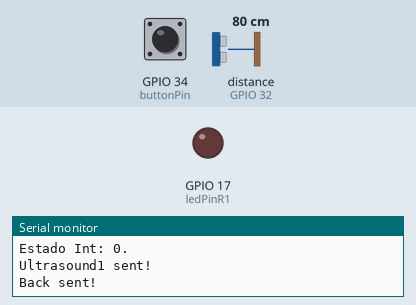
Simulated run of this sketch. Board: ESP32. On the bench: output pins drawn as LEDs (lit = HIGH), the last lines printed to the serial monitor. Wiring (inferred from the names in the program): ultrasonic range finder: trigger GPIO 33; echo GPIO 32. The inputs (shaded band) are chosen by the test bench; at power-on: distance to the obstacle (sensor on GPIO 32) 80 cm, GPIO 34 (buttonPin) LOW. The echo pulse lasts 58.3 µs per cm; WiFi joins after 1.5 s; servers stay silent unless stated; no MQTT or app messages arrive unless stated; pins used as bus, display or sensor lines are not drawn.

Above: at 2.7 s.
2.8 s: distance to the obstacle (sensor on GPIO 32) set to 11 cm
13.0 s: distance to the obstacle (sensor on GPIO 32) set to 8 cm
At 17.9 s:
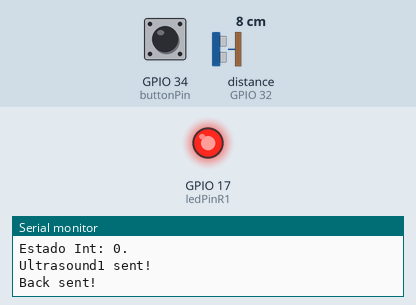
25.0 s: distance to the obstacle (sensor on GPIO 32) set to 18 cm
At 27.0 s:
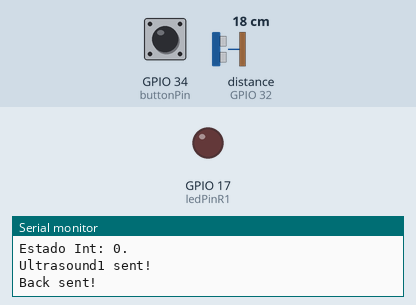
31.0 s: distance to the obstacle (sensor on GPIO 32) set to 9 cm
At 32.2 s:
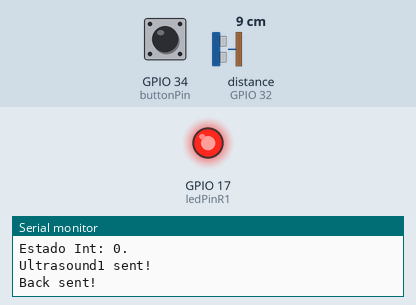
Timing chart, 0 to 34.0 s (numbered marks = the images above; inputs shaded):
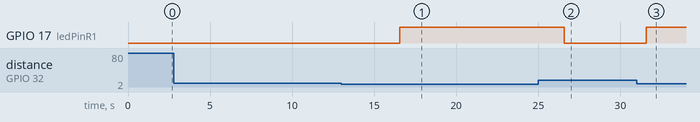

The sketch:

SL_MQTT-Silla1cE.ino
```cpp
//******************************************************************************************
//
//  Codigo MQTT - Biblioteca - Silla1_Espalda - ESP32_1.
//
//  Leds Rojos 1, Ulltrasonidos 1 + Posición de la Espalda.
//
//******************************************************************************************
#include "PubSubClient.h"
#include "WiFi.h"

// WiFi -- Declaración
const char* ssid = "alfues62";          // SSID
const char* wifi_password = "alfues62"; // password

// MQTT -- Servidor.
const char* mqtt_server = "192.168.66.86";  // IP del MQTT broker

//MQTT -- Topicos.
const char* ultrasound1_topic = "smarlib/silla1/ultrasonidos";
const char* back_topic = "smarlib/silla1/espalda";

//MQTT -- Info del Usuario.
const char* mqtt_username = "smartlibrary"; // MQTT username.
const char* mqtt_password = "smartlibrary"; // MQTT password.

const char* clientID = "SMARTLIBRARY1";      // MQTT client ID.

//Declaración de Pines de LEDs
#define ledPinR1 17

//Declaración de Pines de Ultrasonidos1.
#define Trigger 33
#define Echo 32

//Declaración del Pin del Fin de Carrera.
#define buttonPin 34

//Declaración de variables.
int ultrasonidos1 = 0;
int espalda = 0;
int buttonState = 0;

WiFiClient wifiClient;                              // Inicializa el WiFi y MQTT Client.
PubSubClient client(mqtt_server, 1883, wifiClient); // 1883 como listener.

/*-------------------------------------------------------------------------

  connect_MQTT()

  Realiza la conexión con el WiFi especificado y con el Broker MQTT
  de la Raspberry Pi.

-------------------------------------------------------------------------*/
void connect_MQTT(){
  Serial.print("Connecting to ");
  Serial.println(ssid);

  // Connect to the WiFi
  WiFi.begin(ssid, wifi_password);

  // Espera hasta que la coneción haya sido realizada
  while (WiFi.status() != WL_CONNECTED) {
    delay(500);
    Serial.print(".");
  }

  // Debug - Output IP Address ESP32
  Serial.println("WiFi connected");
  Serial.print("IP address: ");
  Serial.println(WiFi.localIP());

  if (client.connect(clientID, mqtt_username, mqtt_password)) {
    Serial.println("Connected to MQTT Broker!");
  }
  else {
    Serial.println("Connection to MQTT Broker failed...");
  }
}

/*-------------------------------------------------------------------------

  setup()

  Realiza la configuración inicial y llama a connect_MQTT()

-------------------------------------------------------------------------*/
void setup() {
  Serial.begin(115200);

  client.setServer(mqtt_server, 1883);
  //client.setCallback(callback);

  //PinMode -- Decaraciones del Pin del Final de Carrera.
  pinMode(buttonPin, INPUT); // pin Espalda.

  //PinMode -- Decaraciones de los pins Ultrasonidos.
  pinMode(Trigger, OUTPUT); //Salida del Ultrasonidos.
  pinMode(Echo, INPUT);     //Entrada del Ultrasonidos
  digitalWrite(Trigger, LOW);//Inicializamos el pin con 0.

  //PinMode -- Declaraciones pins LEDs.
  pinMode(ledPinR1, OUTPUT);

  connect_MQTT(); //Llamamos a la función que realiza la conexión MQTT
}

/*-------------------------------------------------------------------------

  funcUltrasonidos() --> Z

  Recoge los datos del sensor de Ultrasonidos y envia un output
  dependiendo de la distancia detectada.

-------------------------------------------------------------------------*/
int funcUltrasonidos1(){
  long t; //Tiempo de demora del eco.
  long d; //Distancia en centímetros.

  digitalWrite(Trigger, HIGH);
  delayMicroseconds(10);          //Enviamos un pulso de 10us
  digitalWrite(Trigger, LOW);

  t = pulseIn(Echo, HIGH); //obtenemos el ancho del pulso
  d = t / 59;           //escalamos el tiempo a una distancia en cm

  if(d <= 6)
  {
    Serial.print("Bien Sentado");
    ultrasonidos1 = 1;
  }
  else if(d > 6 && d <= 8 )
  {
    Serial.print("Mal Sentado");
    ultrasonidos1 = 2;
  }
  else if (d > 8 && d <= 50){
    Serial.print("No Sentado");
    ultrasonidos1 = 3;
  }

  if (ultrasonidos1 == 3){
    digitalWrite(ledPinR1, LOW);
  }else if(ultrasonidos1 == 1 || ultrasonidos1 == 2){
    digitalWrite(ledPinR1, HIGH);
  }

  return ultrasonidos1;
}

/*-------------------------------------------------------------------------

  funcEspalda() --> Z

  Recoge el input del pulsador de la espalda y
  devuelve 1 o 0 segun este pulsado o no.

-------------------------------------------------------------------------*/
int funcEspalda(){
  buttonState = digitalRead(buttonPin);

  if (buttonState == HIGH){
    Serial.println("Espalda Reclinada");
    espalda = 1;
  }else if (buttonState == LOW){
    Serial.println ("Espalda no Reclinada");
    espalda = 0;
  }

   return espalda;
}

/*-------------------------------------------------------------------------

  loop()

  Actúa como publisher MQTT, envia los datos de temperatura,
  ultrasonidos y espalda.

  Realiza los cambios de estado de led del Ultrasonidos.

-------------------------------------------------------------------------*/
void loop() {
  client.loop();

  ultrasonidos1 = funcUltrasonidos1();
  espalda = funcEspalda();

  //Cambio de Estado LED según Ultrasonido --------------------------------------------------------------


  //Fin -------------------------------------------------------------------------------------------------

  //Serials ---------------------------------------------------------------------------------------------
  Serial.print("Estado Ultras 1: ");
  Serial.print( ultrasonidos1 );
  Serial.println( "." );

  Serial.print("Estado Int: ");
  Serial.print( espalda );
  Serial.println( "." );
  //Fin ----------------------------------------------------------------------------------------------------

  //Publicaciones ------------------------------------------------------------------------------------------
  // MQTT can only transmit strings
  String us1="Temp: "+String((int)ultrasonidos1)+" Eu ";
  String es="Temp: "+String((int)espalda)+" Ee ";


  //Publicar Ultrasonido1 --------------------------------------------------------
  // PUBLISH to the MQTT Broker (topic = Ultrasonidos1, defined at the beginning)
  if (client.publish(ultrasound1_topic, String(ultrasonidos1).c_str())) {
    Serial.println("Ultrasound1 sent!");
  }
  else {
    Serial.println("Ultrassound failed to send. Reconnecting to MQTT Broker and trying again");
    client.connect(clientID, mqtt_username, mqtt_password);
    delay(10); // This delay ensures that client.publish doesn't clash with the client.connect call
    client.publish(ultrasound1_topic, String(ultrasonidos1).c_str());
  }

  //Publicar Espalda ------------------------------------------------------------
  // PUBLISH to the MQTT Broker (topic = Espalda, defined at the beginning)
  if (client.publish(back_topic, String(espalda).c_str())) {
    Serial.println("Back sent!");
  }
  else {
    Serial.println("Back failed to send. Reconnecting to MQTT Broker and trying again");
    client.connect(clientID, mqtt_username, mqtt_password);
    delay(10); // This delay ensures that client.publish doesn't clash with the client.connect call
    client.publish(back_topic, String(espalda).c_str());
  }
  //Fin de las Publicaciones ----------------------------------------------------------------------------------

  delay(5000); // print new values every 5s.
}
```

Measured:
- the behaviour switches between 10 and 9 cm on distance to the obstacle (sensor on GPIO 32) (found by bisection; images 0 and 1)
- after the input at 13.0 s, GPIO 17 (ledPinR1): LOW → HIGH after 3.6 s
- after the input at 25.0 s, GPIO 17 (ledPinR1): HIGH → LOW after 1.6 s
- after the input at 31.0 s, GPIO 17 (ledPinR1): LOW → HIGH after 0.58 s
